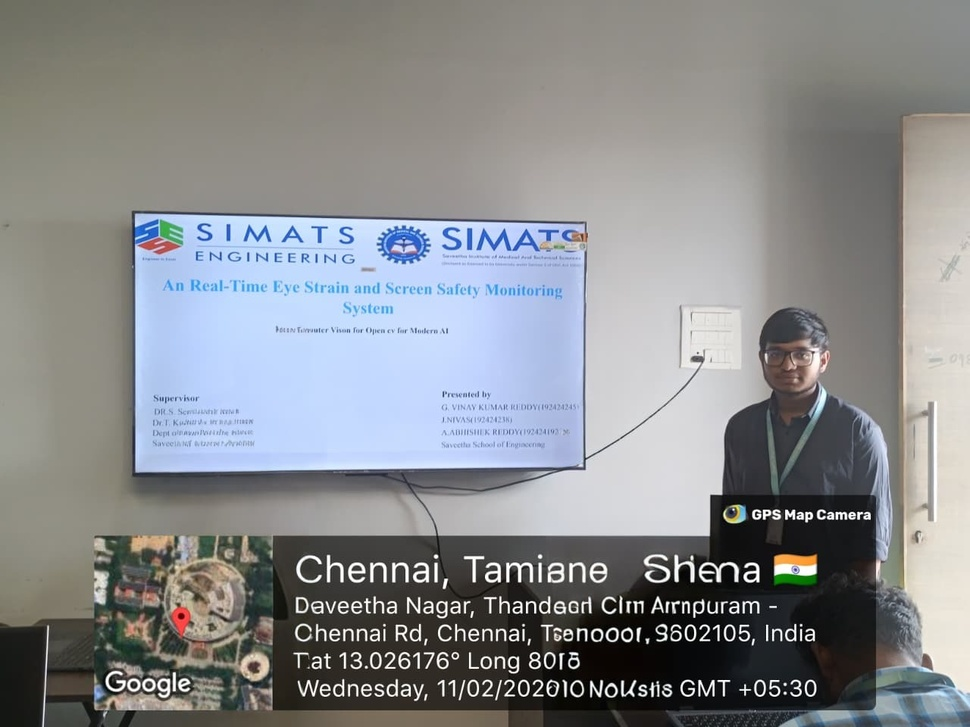
#> input picture capstone/review image.jpeg, 970 x 727 px, shrunk from 1280 x 960 before the run, found by its file name
$ python lab1.py
#> lines starting #> are read from the running program, lines starting #| are printed output that depends on the picture
from google.colab import files
import cv2
from google.colab.patches import cv2_imshow

uploaded = files.upload()
#> the answer given: review image.jpeg
filename = list(uploaded.keys())[0]

img = cv2.imread(filename)
#> img is the input picture: shape (727, 970, 3); mean B, G, R 140.8, 138.7, 136.6
gray = cv2.cvtColor(img, cv2.COLOR_BGR2GRAY)
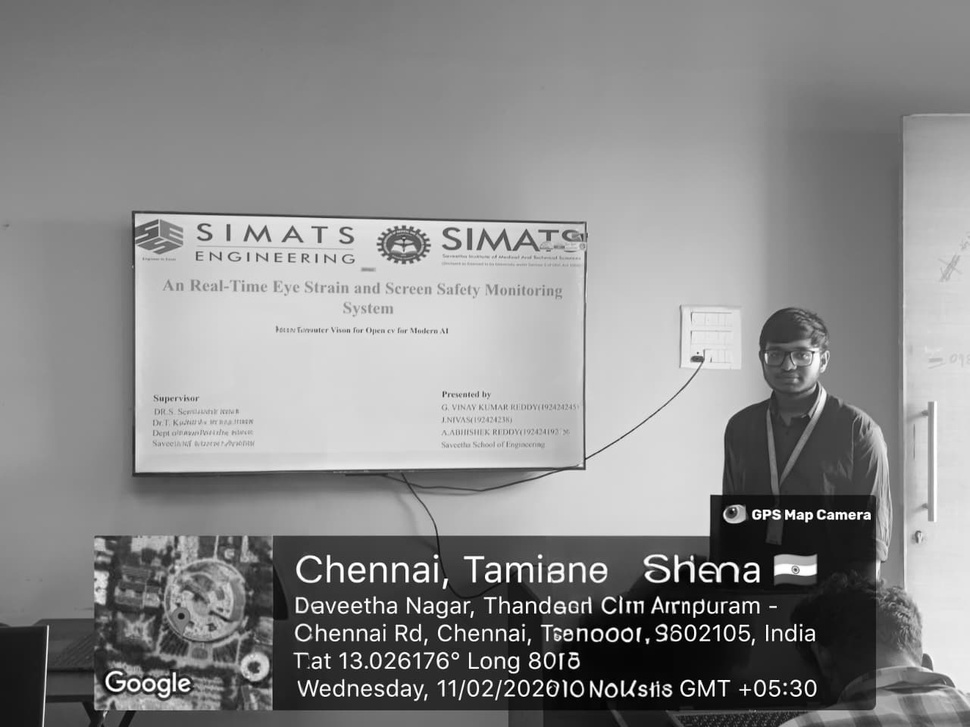
#> gray: shape (727, 970); min 0, max 255, mean 138.3

cv2_imshow(img)
cv2_imshow(gray)
